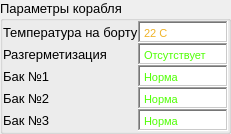
                   <widget class="QGroupBox" name="groupBox_10">
                    <property name="maximumSize">
                     <size>
                      <width>16777215</width>
                      <height>181</height>
                     </size>
                    </property>
                    <property name="font">
                     <font>
                      <pointsize>10</pointsize>
                     </font>
                    </property>
                    <property name="title">
                     <string>Параметры корабля</string>
                    </property>
                    <layout class="QVBoxLayout" name="verticalLayout_19">
                     <property name="spacing">
                      <number>0</number>
                     </property>
                     <property name="leftMargin">
                      <number>0</number>
                     </property>
                     <property name="topMargin">
                      <number>0</number>
                     </property>
                     <property name="rightMargin">
                      <number>0</number>
                     </property>
                     <property name="bottomMargin">
                      <number>0</number>
                     </property>
                     <item>
                      <widget class="QFrame" name="frame_21">
                       <layout class="QHBoxLayout" name="horizontalLayout_32">
                        <property name="spacing">
                         <number>0</number>
                        </property>
                        <property name="leftMargin">
                         <number>0</number>
                        </property>
                        <property name="topMargin">
                         <number>0</number>
                        </property>
                        <property name="rightMargin">
                         <number>0</number>
                        </property>
                        <property name="bottomMargin">
                         <number>0</number>
                        </property>
                        <item>
                         <widget class="QLabel" name="label_28">
                          <property name="minimumSize">
                           <size>
                            <width>120</width>
                            <height>0</height>
                           </size>
                          </property>
                          <property name="font">
                           <font>
                            <pointsize>10</pointsize>
                           </font>
                          </property>
                          <property name="text">
                           <string>Температура на борту</string>
                          </property>
                         </widget>
                        </item>
                        <item>
                         <widget class="QTextEdit" name="textEdit_6">
                          <property name="sizePolicy">
                           <sizepolicy hsizetype="Preferred" vsizetype="Preferred">
                            <horstretch>0</horstretch>
                            <verstretch>0</verstretch>
                           </sizepolicy>
                          </property>
                          <property name="minimumSize">
                           <size>
                            <width>85</width>
                            <height>0</height>
                           </size>
                          </property>
                          <property name="maximumSize">
                           <size>
                            <width>90</width>
                            <height>22</height>
                           </size>
                          </property>
                          <property name="font">
                           <font>
                            <pointsize>11</pointsize>
                           </font>
                          </property>
                          <property name="frameShape">
                           <enum>QFrame::WinPanel</enum>
                          </property>
                          <property name="frameShadow">
                           <enum>QFrame::Sunken</enum>
                          </property>
                          <property name="verticalScrollBarPolicy">
                           <enum>Qt::ScrollBarAlwaysOff</enum>
                          </property>
                          <property name="horizontalScrollBarPolicy">
                           <enum>Qt::ScrollBarAlwaysOff</enum>
                          </property>
                          <property name="html">
                           <string>&lt;!DOCTYPE HTML PUBLIC &quot;-//W3C//DTD HTML 4.0//EN&quot; &quot;http://www.w3.org/TR/REC-html40/strict.dtd&quot;&gt;
&lt;html&gt;&lt;head&gt;&lt;meta name=&quot;qrichtext&quot; content=&quot;1&quot; /&gt;&lt;style type=&quot;text/css&quot;&gt;
p, li { white-space: pre-wrap; }
&lt;/style&gt;&lt;/head&gt;&lt;body style=&quot; font-family:'Ubuntu'; font-size:11pt; font-weight:400; font-style:normal;&quot;&gt;
&lt;p style=&quot; margin-top:0px; margin-bottom:0px; margin-left:0px; margin-right:0px; -qt-block-indent:0; text-indent:0px;&quot;&gt;&lt;span style=&quot; font-family:'MS Shell Dlg 2'; font-size:8.25pt; color:#efb328;&quot;&gt;22 С&lt;/span&gt;&lt;/p&gt;&lt;/body&gt;&lt;/html&gt;</string>
                          </property>
                         </widget>
                        </item>
                       </layout>
                      </widget>
                     </item>
                     <item>
                      <widget class="QFrame" name="frame_20">
                       <layout class="QHBoxLayout" name="horizontalLayout_33">
                        <property name="spacing">
                         <number>0</number>
                        </property>
                        <property name="leftMargin">
                         <number>0</number>
                        </property>
                        <property name="topMargin">
                         <number>0</number>
                        </property>
                        <property name="rightMargin">
                         <number>0</number>
                        </property>
                        <property name="bottomMargin">
                         <number>0</number>
                        </property>
                        <item>
                         <widget class="QLabel" name="label_29">
                          <property name="minimumSize">
                           <size>
                            <width>120</width>
                            <height>0</height>
                           </size>
                          </property>
                          <property name="font">
                           <font>
                            <pointsize>10</pointsize>
                           </font>
                          </property>
                          <property name="text">
                           <string>Разгерметизация</string>
                          </property>
                         </widget>
                        </item>
                        <item>
                         <widget class="QTextEdit" name="textEdit_7">
                          <property name="sizePolicy">
                           <sizepolicy hsizetype="Preferred" vsizetype="Preferred">
                            <horstretch>0</horstretch>
                            <verstretch>0</verstretch>
                           </sizepolicy>
                          </property>
                          <property name="minimumSize">
                           <size>
                            <width>85</width>
                            <height>0</height>
                           </size>
                          </property>
                          <property name="maximumSize">
                           <size>
                            <width>90</width>
                            <height>22</height>
                           </size>
                          </property>
                          <property name="font">
                           <font>
                            <pointsize>11</pointsize>
                           </font>
                          </property>
                          <property name="frameShape">
                           <enum>QFrame::WinPanel</enum>
                          </property>
                          <property name="frameShadow">
                           <enum>QFrame::Sunken</enum>
                          </property>
                          <property name="verticalScrollBarPolicy">
                           <enum>Qt::ScrollBarAlwaysOff</enum>
                          </property>
                          <property name="horizontalScrollBarPolicy">
                           <enum>Qt::ScrollBarAlwaysOff</enum>
                          </property>
                          <property name="html">
                           <string>&lt;!DOCTYPE HTML PUBLIC &quot;-//W3C//DTD HTML 4.0//EN&quot; &quot;http://www.w3.org/TR/REC-html40/strict.dtd&quot;&gt;
&lt;html&gt;&lt;head&gt;&lt;meta name=&quot;qrichtext&quot; content=&quot;1&quot; /&gt;&lt;style type=&quot;text/css&quot;&gt;
p, li { white-space: pre-wrap; }
&lt;/style&gt;&lt;/head&gt;&lt;body style=&quot; font-family:'Ubuntu'; font-size:11pt; font-weight:400; font-style:normal;&quot;&gt;
&lt;p style=&quot; margin-top:0px; margin-bottom:0px; margin-left:0px; margin-right:0px; -qt-block-indent:0; text-indent:0px;&quot;&gt;&lt;span style=&quot; font-family:'MS Shell Dlg 2'; font-size:8.25pt; color:#50ff05;&quot;&gt;Отсутствует&lt;/span&gt;&lt;/p&gt;&lt;/body&gt;&lt;/html&gt;</string>
                          </property>
                         </widget>
                        </item>
                       </layout>
                      </widget>
                     </item>
                     <item>
                      <widget class="QFrame" name="frame_19">
                       <layout class="QHBoxLayout" name="horizontalLayout_34">
                        <property name="spacing">
                         <number>0</number>
                        </property>
                        <property name="leftMargin">
                         <number>0</number>
                        </property>
                        <property name="topMargin">
                         <number>0</number>
                        </property>
                        <property name="rightMargin">
                         <number>0</number>
                        </property>
                        <property name="bottomMargin">
                         <number>0</number>
                        </property>
                        <item>
                         <widget class="QLabel" name="label_30">
                          <property name="minimumSize">
                           <size>
                            <width>120</width>
                            <height>0</height>
                           </size>
                          </property>
                          <property name="font">
                           <font>
                            <pointsize>10</pointsize>
                           </font>
                          </property>
                          <property name="text">
                           <string>Бак №1</string>
                          </property>
                         </widget>
                        </item>
                        <item>
                         <widget class="QTextEdit" name="textEdit_8">
                          <property name="sizePolicy">
                           <sizepolicy hsizetype="Preferred" vsizetype="Preferred">
                            <horstretch>0</horstretch>
                            <verstretch>0</verstretch>
                           </sizepolicy>
                          </property>
                          <property name="minimumSize">
                           <size>
                            <width>85</width>
                            <height>0</height>
                           </size>
                          </property>
                          <property name="maximumSize">
                           <size>
                            <width>90</width>
                            <height>22</height>
                           </size>
                          </property>
                          <property name="font">
                           <font>
                            <pointsize>11</pointsize>
                           </font>
                          </property>
                          <property name="frameShape">
                           <enum>QFrame::WinPanel</enum>
                          </property>
                          <property name="frameShadow">
                           <enum>QFrame::Sunken</enum>
                          </property>
                          <property name="verticalScrollBarPolicy">
                           <enum>Qt::ScrollBarAlwaysOff</enum>
                          </property>
                          <property name="horizontalScrollBarPolicy">
                           <enum>Qt::ScrollBarAlwaysOff</enum>
                          </property>
                          <property name="html">
                           <string>&lt;!DOCTYPE HTML PUBLIC &quot;-//W3C//DTD HTML 4.0//EN&quot; &quot;http://www.w3.org/TR/REC-html40/strict.dtd&quot;&gt;
&lt;html&gt;&lt;head&gt;&lt;meta name=&quot;qrichtext&quot; content=&quot;1&quot; /&gt;&lt;style type=&quot;text/css&quot;&gt;
p, li { white-space: pre-wrap; }
&lt;/style&gt;&lt;/head&gt;&lt;body style=&quot; font-family:'Ubuntu'; font-size:11pt; font-weight:400; font-style:normal;&quot;&gt;
&lt;p style=&quot; margin-top:0px; margin-bottom:0px; margin-left:0px; margin-right:0px; -qt-block-indent:0; text-indent:0px;&quot;&gt;&lt;span style=&quot; font-family:'MS Shell Dlg 2'; font-size:8.25pt; color:#50ff05;&quot;&gt;Норма&lt;/span&gt;&lt;/p&gt;&lt;/body&gt;&lt;/html&gt;</string>
                          </property>
                         </widget>
                        </item>
                       </layout>
                      </widget>
                     </item>
                     <item>
                      <widget class="QFrame" name="frame_18">
                       <layout class="QHBoxLayout" name="horizontalLayout_35">
                        <property name="spacing">
                         <number>0</number>
                        </property>
                        <property name="leftMargin">
                         <number>0</number>
                        </property>
                        <property name="topMargin">
                         <number>0</number>
                        </property>
                        <property name="rightMargin">
                         <number>0</number>
                        </property>
                        <property name="bottomMargin">
                         <number>0</number>
                        </property>
                        <item>
                         <widget class="QLabel" name="label_31">
                          <property name="minimumSize">
                           <size>
                            <width>120</width>
                            <height>0</height>
                           </size>
                          </property>
                          <property name="font">
                           <font>
                            <pointsize>10</pointsize>
                           </font>
                          </property>
                          <property name="text">
                           <string>Бак №2</string>
                          </property>
                         </widget>
                        </item>
                        <item>
                         <widget class="QTextEdit" name="textEdit_9">
                          <property name="sizePolicy">
                           <sizepolicy hsizetype="Preferred" vsizetype="Preferred">
                            <horstretch>0</horstretch>
                            <verstretch>0</verstretch>
                           </sizepolicy>
                          </property>
                          <property name="minimumSize">
                           <size>
                            <width>85</width>
                            <height>0</height>
                           </size>
                          </property>
                          <property name="maximumSize">
                           <size>
                            <width>90</width>
                            <height>22</height>
                           </size>
                          </property>
                          <property name="font">
                           <font>
                            <pointsize>11</pointsize>
                           </font>
                          </property>
                          <property name="frameShape">
                           <enum>QFrame::WinPanel</enum>
                          </property>
                          <property name="frameShadow">
                           <enum>QFrame::Sunken</enum>
                          </property>
                          <property name="verticalScrollBarPolicy">
                           <enum>Qt::ScrollBarAlwaysOff</enum>
                          </property>
                          <property name="horizontalScrollBarPolicy">
                           <enum>Qt::ScrollBarAlwaysOff</enum>
                          </property>
                          <property name="html">
                           <string>&lt;!DOCTYPE HTML PUBLIC &quot;-//W3C//DTD HTML 4.0//EN&quot; &quot;http://www.w3.org/TR/REC-html40/strict.dtd&quot;&gt;
&lt;html&gt;&lt;head&gt;&lt;meta name=&quot;qrichtext&quot; content=&quot;1&quot; /&gt;&lt;style type=&quot;text/css&quot;&gt;
p, li { white-space: pre-wrap; }
&lt;/style&gt;&lt;/head&gt;&lt;body style=&quot; font-family:'Ubuntu'; font-size:11pt; font-weight:400; font-style:normal;&quot;&gt;
&lt;p style=&quot; margin-top:0px; margin-bottom:0px; margin-left:0px; margin-right:0px; -qt-block-indent:0; text-indent:0px;&quot;&gt;&lt;span style=&quot; font-family:'MS Shell Dlg 2'; font-size:8.25pt; color:#50ff05;&quot;&gt;Норма&lt;/span&gt;&lt;/p&gt;&lt;/body&gt;&lt;/html&gt;</string>
                          </property>
                         </widget>
                        </item>
                       </layout>
                      </widget>
                     </item>
                     <item>
                      <widget class="QFrame" name="frame_17">
                       <layout class="QHBoxLayout" name="horizontalLayout_36">
                        <property name="spacing">
                         <number>0</number>
                        </property>
                        <property name="leftMargin">
                         <number>0</number>
                        </property>
                        <property name="topMargin">
                         <number>0</number>
                        </property>
                        <property name="rightMargin">
                         <number>0</number>
                        </property>
                        <property name="bottomMargin">
                         <number>0</number>
                        </property>
                        <item>
                         <widget class="QLabel" name="label_32">
                          <property name="minimumSize">
                           <size>
                            <width>120</width>
                            <height>0</height>
                           </size>
                          </property>
                          <property name="font">
                           <font>
                            <pointsize>10</pointsize>
                           </font>
                          </property>
                          <property name="text">
                           <string>Бак №3</string>
                          </property>
                         </widget>
                        </item>
                        <item>
                         <widget class="QTextEdit" name="textEdit_10">
                          <property name="sizePolicy">
                           <sizepolicy hsizetype="Preferred" vsizetype="Preferred">
                            <horstretch>0</horstretch>
                            <verstretch>0</verstretch>
                           </sizepolicy>
                          </property>
                          <property name="minimumSize">
                           <size>
                            <width>85</width>
                            <height>0</height>
                           </size>
                          </property>
                          <property name="maximumSize">
                           <size>
                            <width>90</width>
                            <height>22</height>
                           </size>
                          </property>
                          <property name="font">
                           <font>
                            <pointsize>11</pointsize>
                           </font>
                          </property>
                          <property name="frameShape">
                           <enum>QFrame::WinPanel</enum>
                          </property>
                          <property name="frameShadow">
                           <enum>QFrame::Sunken</enum>
                          </property>
                          <property name="verticalScrollBarPolicy">
                           <enum>Qt::ScrollBarAlwaysOff</enum>
                          </property>
                          <property name="horizontalScrollBarPolicy">
                           <enum>Qt::ScrollBarAlwaysOff</enum>
                          </property>
                          <property name="html">
                           <string>&lt;!DOCTYPE HTML PUBLIC &quot;-//W3C//DTD HTML 4.0//EN&quot; &quot;http://www.w3.org/TR/REC-html40/strict.dtd&quot;&gt;
&lt;html&gt;&lt;head&gt;&lt;meta name=&quot;qrichtext&quot; content=&quot;1&quot; /&gt;&lt;style type=&quot;text/css&quot;&gt;
p, li { white-space: pre-wrap; }
&lt;/style&gt;&lt;/head&gt;&lt;body style=&quot; font-family:'Ubuntu'; font-size:11pt; font-weight:400; font-style:normal;&quot;&gt;
&lt;p style=&quot; margin-top:0px; margin-bottom:0px; margin-left:0px; margin-right:0px; -qt-block-indent:0; text-indent:0px;&quot;&gt;&lt;span style=&quot; font-family:'MS Shell Dlg 2'; font-size:8.25pt; color:#50ff05;&quot;&gt;Норма&lt;/span&gt;&lt;/p&gt;&lt;/body&gt;&lt;/html&gt;</string>
                          </property>
                         </widget>
                        </item>
                       </layout>
                      </widget>
                     </item>
                    </layout>
                   </widget>
